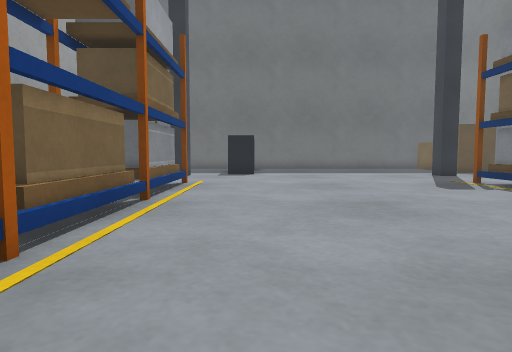
View 1 (above)

16 first-person views from a walk through a robot-simulator world made for Gazebo. The camera is 0.5 m above the floor, tilts 4° down and sees 75° across. The floor is counted in squares, 0.5 m on a side. Each view is taken from the middle of a square. On the plan, view 1 faces up. The plan holds only what a view shows up to about 12 squares ahead; the rest is blank. The robots in the file are not drawn.

View 2
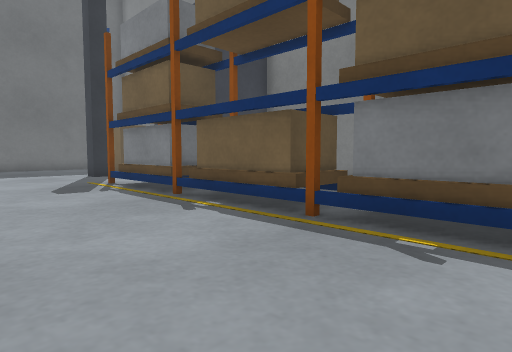

View 3
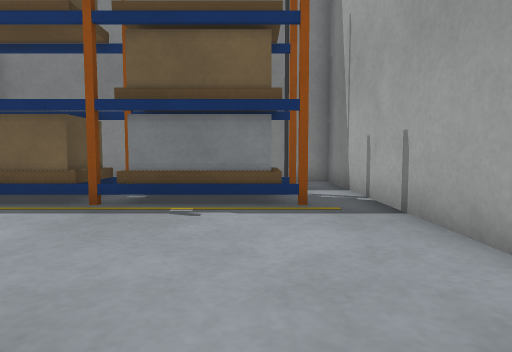

View 4
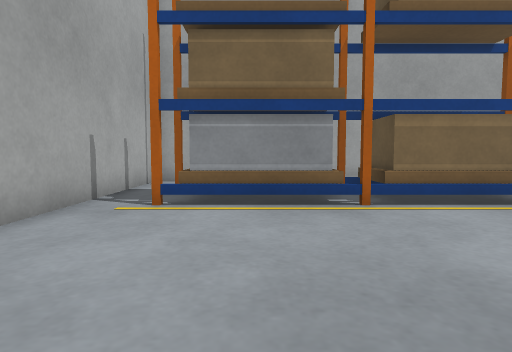

View 5
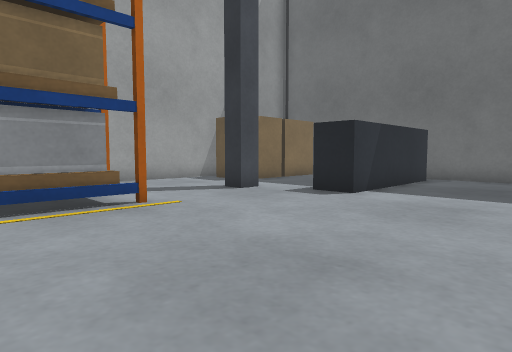

View 6
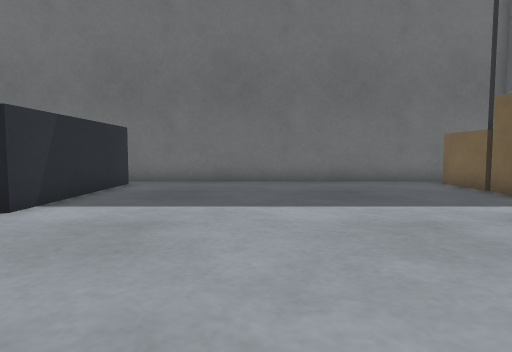

View 7
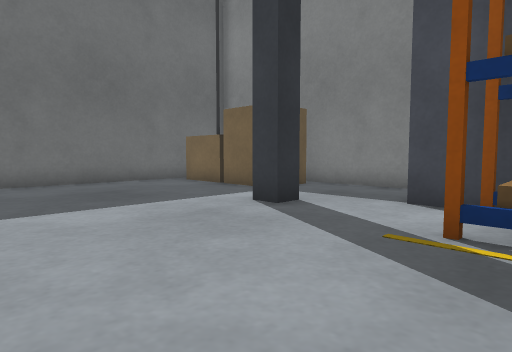

View 8
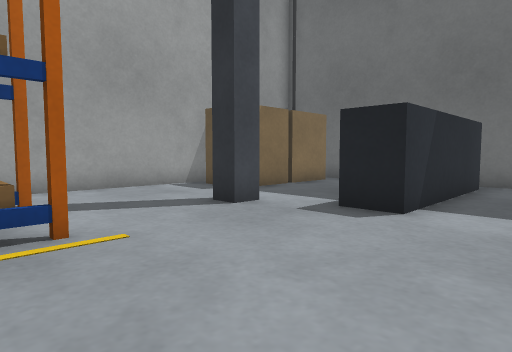

View 9
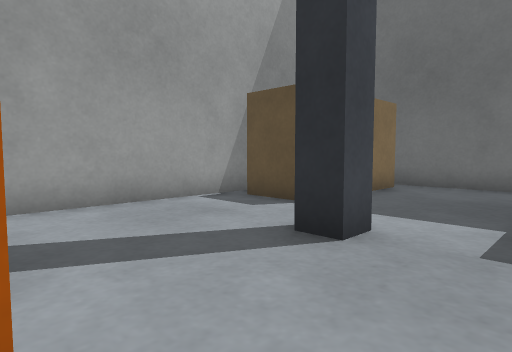

View 10
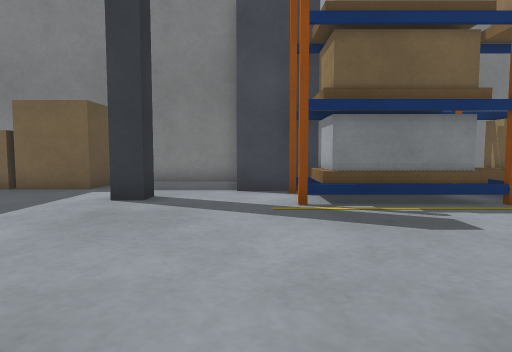

View 11
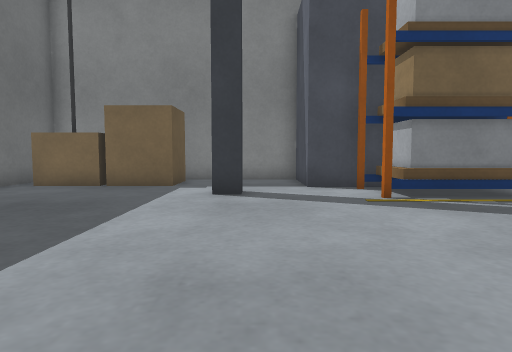

View 12
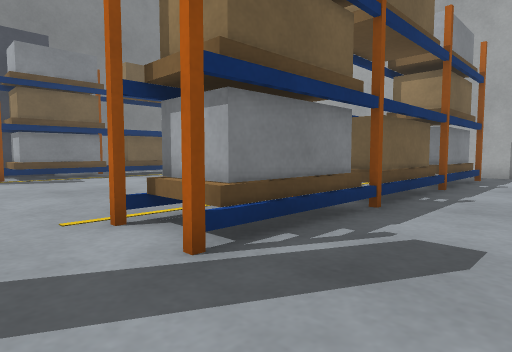

View 13
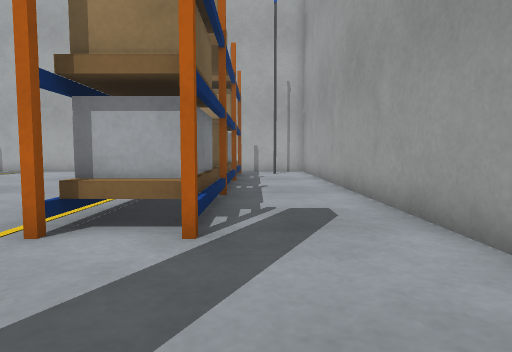

View 14
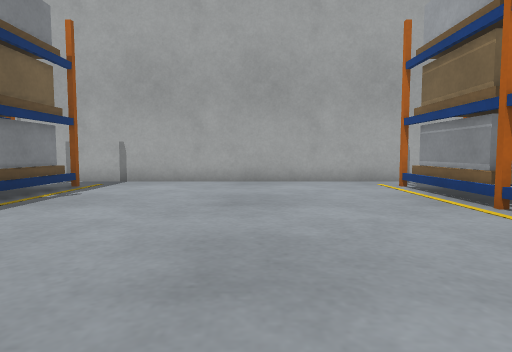

View 15
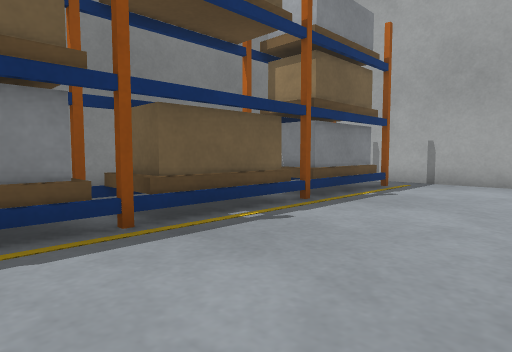

View 16
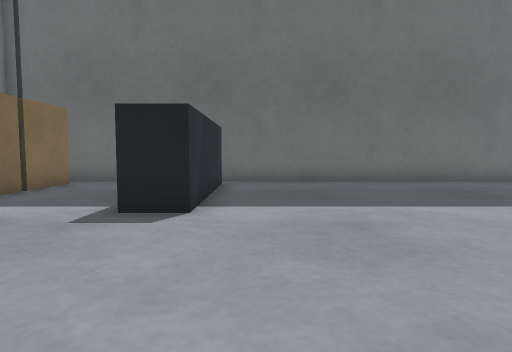

### Floor plan
Points are (right, up) in squares from view 1. A wall is a line through its corners. A room is listed if a view was taken in it or the views show most of it. See-through windows are left out.
Room 1 (views 1, 2, 3, 4, 5, 6, 7, 8, 9, 10, 11, 12, 13, 14, 15, 16)
walls: (12.5, 12.6) (12.5, 21.5) (-7.5, 21.5); (-7.5, 19.2) (-7.5, 2.9); (12.5, 1.2) (12.5, 8.8); (-7.5, -1.2) (-7.5, -2.5) (12.5, -2.5) (12.5, -0.5)
objects: pallet (-7, 17) to (-5, 18); pallet (-5, 19) to (-5, 20); rack (-4, -1) to (-2, 11); pillar (-3, 15); conveyor (-1, 16) to (0, 20); rack (7, -1) to (9, 11); pillar (8, 15); grey box (10, 9) to (12, 12); pallet (10, 17) to (12, 18); pallet (10, 19) to (10, 20); other object (11, -1)

Where each view was taken, in squares from view 1:
view 1: 0 up, 0 right, facing up
view 2: 0 up, 3 right, facing up-right
view 3: 0 up, 1 right, facing right
view 4: 1 up, 4 right, facing left
view 5: 8 up, 4 right, facing up-left
view 6: 10 up, 4 right, facing up
view 7: 10 up, 3 right, facing up-right
view 8: 10 up, 2 right, facing up-left
view 9: 11 up, 1 left, facing up-left
view 10: 12 up, 1 right, facing right
view 11: 14 up, 0 right, facing right
view 12: 13 up, 7 left, facing down-right
view 13: 15 up, 5 left, facing down
view 14: 9 up, 2 right, facing down
view 15: 9 up, 3 right, facing down-right
view 16: 10 up, 1 right, facing up
